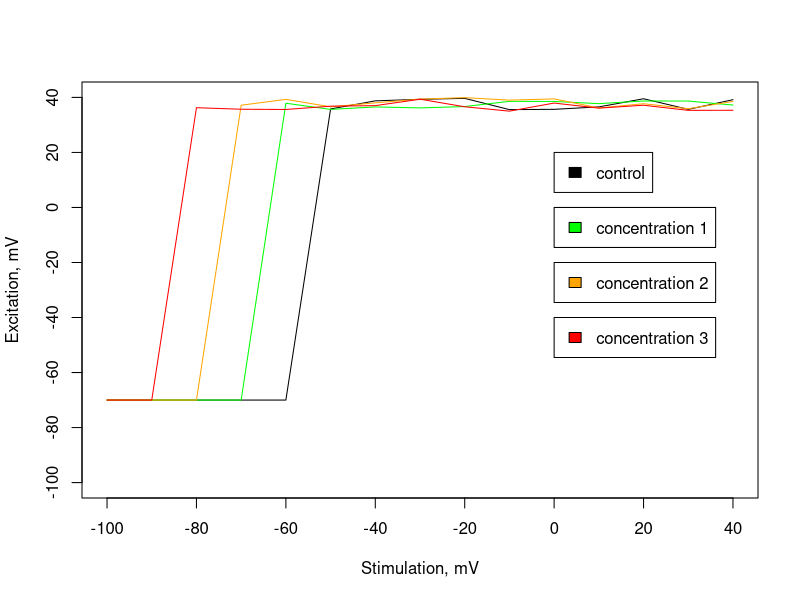
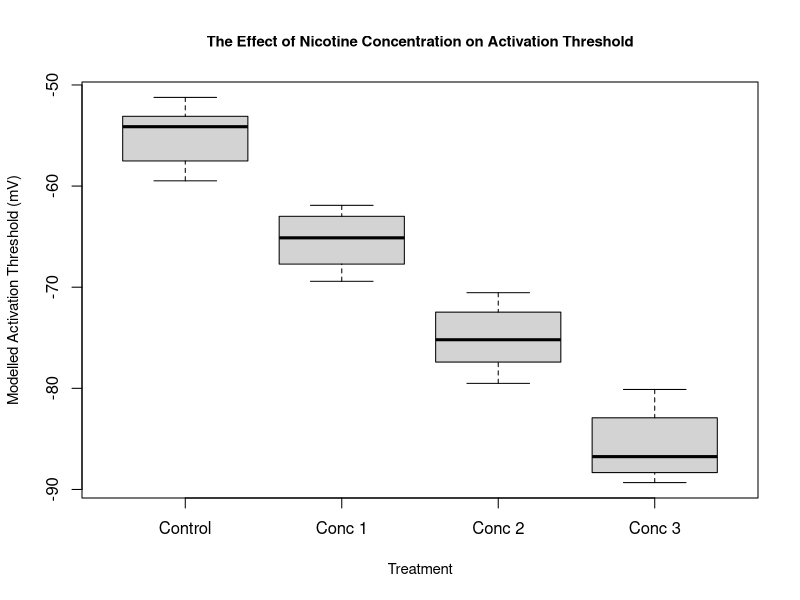
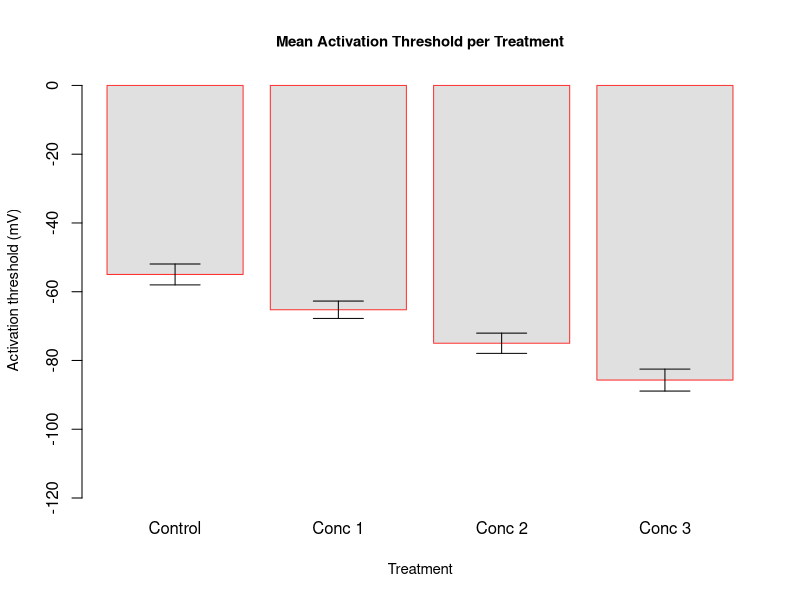
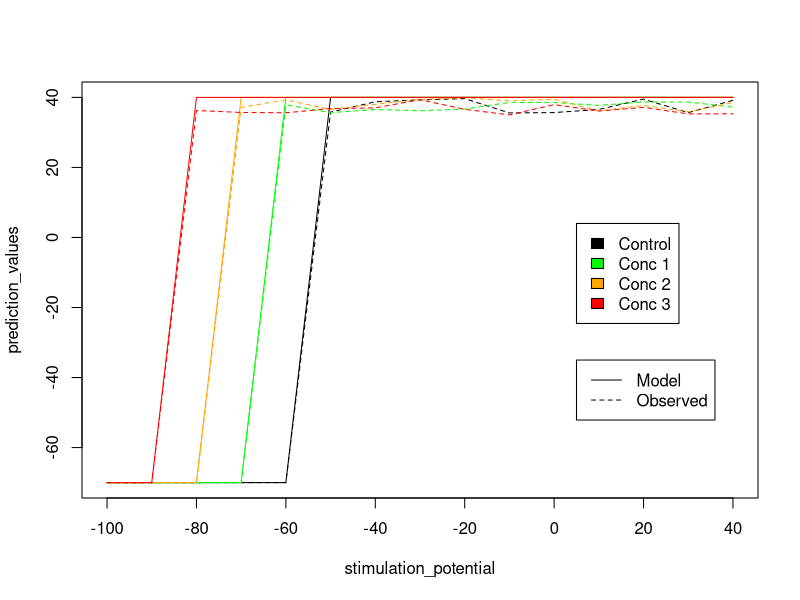

The R script that drew these images, in order:
######## "Assignment 2 - Part B"
######## Author: HAJAR SAIHI
######## Due: 14 December
######## Examiner: Dr Parker

################################################################################################################################################
######## Initial Code ##########################################################################################################################
stimulation_potential = seq(-100, 40, by=10)
response_voltage_control = c(-70.00000,-70.00000,-70.00000,-70.00000,-70.00000,35.79871,38.75082,39.30423,39.65390,35.55835,35.66762,36.55754,39.51027,35.65274,39.17013)
response_voltage_concN_1 = c(-70.00000,-70.00000,-70.00000,-70.00000,37.88144,35.64345,36.54319,36.18773,36.67542,38.56634,38.53102,37.73421,38.69826,38.67744,37.21896)
response_voltage_concN_2 = c(-70.00000,-70.00000,-70.00000,37.16110,39.28471,36.57506,38.03037,39.37853,39.92131,39.01116,39.46393,36.16073,37.70418,35.88598,38.53137)
response_voltage_concN_3 = c(-70.00000,-70.00000,36.25729,35.70035,35.61478,36.81245,37.01299,39.34139,36.59520,35.00749,37.94440,36.10611,37.15617,35.29182,35.32412)
plot(stimulation_potential,stimulation_potential,type='n',xlab='Stimulation, mV',ylab='Excitation, mV')
lines(stimulation_potential,response_voltage_control)
lines(stimulation_potential,response_voltage_concN_1,col="green")
lines(stimulation_potential,response_voltage_concN_2,col="orange")
lines(stimulation_potential,response_voltage_concN_3,col="red")
legend(0,20,"control",fill="black")
legend(0,00,"concentration 1",fill="green")
legend(0,-20,"concentration 2",fill="orange")
legend(0,-40,"concentration 3",fill="red")

predict = function(activation_threshold,stimulation_voltage){
  activation = rep(-70,length(stimulation_voltage))
  activation[stimulation_voltage>activation_threshold] = 40
  return(activation)
}
calculate_errors = function(predicted, observed){
  total_errors = sum((observed - predicted)^2)
  return(total_errors)
}
fit_threshold = function(input_values_stimulation,input_values_response,threshold){
  predicted_values = predict(threshold,input_values_stimulation)
  fit_errors = calculate_errors(predicted_values,input_values_response)
  return(fit_errors)
}
fitted_threshold = runif(1,-100,40)
error = fit_threshold(stimulation_potential,response_voltage_control,fitted_threshold)
for(i in 1:20){
  new_threshold = runif(1,-100,40)
  new_error     = fit_threshold(stimulation_potential,response_voltage_control,new_threshold)
  if(new_error < error){
    fitted_threshold = new_threshold
    error = new_error
  }
}
fitted_threshold
error
write.csv(data.frame('fitted value'=fitted_threshold,'errors SS'=error),file = 'initial_excitation.csv',row.names = F)

######## Question 6 and 7a: Optimisation #######################################################################################################
response_list=list(response_voltage_control, # Create a list with all the input variables
                   response_voltage_concN_1, 
                   response_voltage_concN_2, 
                   response_voltage_concN_3)

errors=c() #Empty list - to be filled with the errors for each treatment
fitted_thresholds=c() #Empty list - to be filled with the thresholds for each treatment

# The initial optimisation only gave one 'optimal' fitted value, to further optimise this, it is better to run a loop ten times where there are 10 
# 'optimal' fitted values and then work out the average of these.

set.seed(80)
for(count in 1:10){ # Run the loop ten times.
  
  for(exp in response_list){ # Start with the experiment in the response_list - ie. control then concN1..concN3
    
    fitted_threshold = runif(1,-100,40) # Fit a threshold using a random value from a uniform distribution with a upper limit of 40 and a lower limit of -100
    error = fit_threshold(stimulation_potential,exp,fitted_threshold)  # Work out the error for this fitted threshold.
    
    new_threshold = runif(1,-100,40) # Fit a new random threshold.
    
    for(i in 1:100){ # To optimise it futher - instead of running it 20 times, run it 100 times
      new_error = fit_threshold(stimulation_potential,exp,new_threshold) # Use the new threshold to work out a new error for the new threshold. 
      
      if(new_error < error){ # Check if the new error is less than the error (from initial fitted threshold)
        fitted_threshold = new_threshold # If it is, then set the new threshold as the fitted threshold...
        error = new_error # ...and the error as the new error
        new_threshold = rnorm(1, fitted_threshold, 20) # redefine a new threshold *around* this new fitted threshold. Select a random number from a normal 
                                                       # distribution where the mean is fitted_threshold and the sd is 20.
      }
      else if(new_error >= error){ # If the new error is more than or the same as the previous error
        new_threshold = runif(1,-100,40) # Define a new threshold and start over
      }
    }
    
    errors <- c(errors,error) # Store the final error in the errors list, this will give one error for each treatment (control, conc1, conc2, conc3) 
                              # and then repeat ten times.
    
    fitted_thresholds <- c(fitted_thresholds,fitted_threshold) #Store the final fitted threshold in the fitted_thresholds list, this will give 
                              # one threshold for each treatment (control, conc1, conc2, conc3) and then repeat ten times.
    
  }
}

errors
fitted_thresholds

write.csv(data.frame('fitted value'=fitted_thresholds,'errors SS'=errors ), # Write out the CSV file
          file = 'excitation.csv',
          row.names = F)

######## Question 7b [1]: Compare Goodness of Fit ##############################################################################################
errors_gof=matrix(errors,nrow=10 ,ncol=4, byrow=TRUE)
colnames(errors_gof)=c("Control", "Conc1","Conc2","Conc3")

comp_errors=matrix(colMeans(errors_gof)) # Work out the mean error per column
rownames(comp_errors) = c("Control", "Conc 1", "Conc 2", "Conc 3") # Define row names
colnames(comp_errors) = c("Error") # Define col names

print(comp_errors) 
# This table shows how the error varies for the model, ie a larger error demonstrates that the model is not a good fit whereas a lower 
# error suggests the model fits well with the observed data.

######## Question 7b [2]: Does Nicotine Treatment Lower The Activation Threshold? #############################################################
fit_thresholds_table <- matrix(fitted_thresholds,nrow=10 ,ncol=4, byrow = TRUE) # Create a table to contain the fitted thresholds, ordered by columns.
colnames(fit_thresholds_table) <- c("Control", "Conc 1", "Conc 2", "Conc 3") # Define column names
rownames(fit_thresholds_table) <- seq(1,10) # Define row names

fit_thresholds_table # Final threshold table


# Plot a t test to see if the average thresholds in the increasing nicotine treatments are significantly different from the control treatment.
cont <- t.test(fit_thresholds_table[,1],fit_thresholds_table[,1])
cont_con1 <- t.test(fit_thresholds_table[,1],fit_thresholds_table[,2])
cont_con2 <- t.test(fit_thresholds_table[,1],fit_thresholds_table[,3])
cont_con3 <- t.test(fit_thresholds_table[,1],fit_thresholds_table[,4])

p_values <- c(cont$p.value,cont_con1$p.value,cont_con2$p.value,cont_con3$p.value) # Create a list of all the p values 

boxplot(fit_thresholds_table, ylab="Modelled Activation Threshold (mV)", # Plot a box plot of the modelled threshold for each of the treatments (control, concN1, concN2, concN3)
        xlab = "Treatment", 
        cex.lab = 0.9, 
        cex.main = 0.9,
        main = "The Effect of Nicotine Concentration on Activation Threshold")

# Generate the final matrix that has the p values of the differences - p <0.05 indicates that there is a significant difference between the increasing concentrations and the control.
final_mat <- matrix(data = p_values, nrow=4, ncol=1)
rownames(final_mat) <- c('Control', 'Control and Conc 1: ','Control and Conc 2: ','Control and Conc 3: ')
colnames(final_mat) <- 'p Value'
final_mat

######## Data/Analysis visualisation: Plotting a graph to show the differences in mean ########################################################
graph_data <- c(mean (fit_thresholds_table[,1]),mean (fit_thresholds_table[,2]), # Work out the mean for each coloumn.
                mean (fit_thresholds_table[,3]),mean (fit_thresholds_table[,4]))
graph_mat <- matrix(data = graph_data, nrow = 1, ncol = 4) # Create a matrix with the means as the data
colnames(graph_mat) <- c("Control", "Conc 1", "Conc 2", "Conc 3") # Define column names
rownames(graph_mat) <- 1 

#Plot a bar plot for the mean activation threshold per treatment
bar<- barplot(graph_mat, col = 'gray88', main = 'Mean Activation Threshold per Treatment', 
              xlab = 'Treatment', ylab = 'Activation threshold (mV)', ylim = c(-120, 1),
              border = c('firebrick1'),
              cex.main = 0.9, cex.lab = 0.9)

# Work out the SD for each column and store this into another variable
graph1_data <- c(sd(fit_thresholds_table[,1]),sd(fit_thresholds_table[,2]), 
                 sd(fit_thresholds_table[,3]),sd(fit_thresholds_table[,4]))

arrows(bar, graph_data-graph1_data, # Plot error bars, this will be the barplot data +- standard deviations for each bar plot.
       bar, graph_data+graph1_data,
       angle=90,code=3)

######## Data/Analysis visualisation: Visualising Model Precited Values vs Observed Values ####################################################
prediction_values = predict(mean(fit_thresholds_table[,1]),stimulation_potential)
plot(prediction_values~stimulation_potential, type = "l") # Plot a line plot of prediction values against stimulation potential
lines(response_voltage_control~stimulation_potential,lty = 2, col = 'black') # Plot the observed control line

prediction_values_1 = predict(mean(fit_thresholds_table[,2]),stimulation_potential)
lines(prediction_values_1~stimulation_potential, col = 'green') # Plot the model concentration 1 line
lines(response_voltage_concN_1~stimulation_potential,lty = 2, col = 'green')  # Plot the observed concentration 1 line

prediction_values_2 = predict(mean(fit_thresholds_table[,3]),stimulation_potential)
lines(prediction_values_2~stimulation_potential, col = 'orange') # Plot the model concentration 2 line
lines(response_voltage_concN_2~stimulation_potential,lty = 2, col = 'orange') # Plot the observed concentration 2 line

prediction_values_3 = predict(mean(fit_thresholds_table[,4]),stimulation_potential)
lines(prediction_values_3~stimulation_potential, col = 'red') # Plot the model concentration 3 line
lines(response_voltage_concN_3~stimulation_potential,lty = 2, col = 'red') # Plot the observed concentration 3 line

legend (5, 4, legend = c('Control', 'Conc 1', 'Conc 2', 'Conc 3'), # Define the legend
        fill = c('black', 'green','orange', 'red'))
legend (5, -35, legend = c('Model', 'Observed'), lty=1:2)

##############################################################- end -#############################################################################

